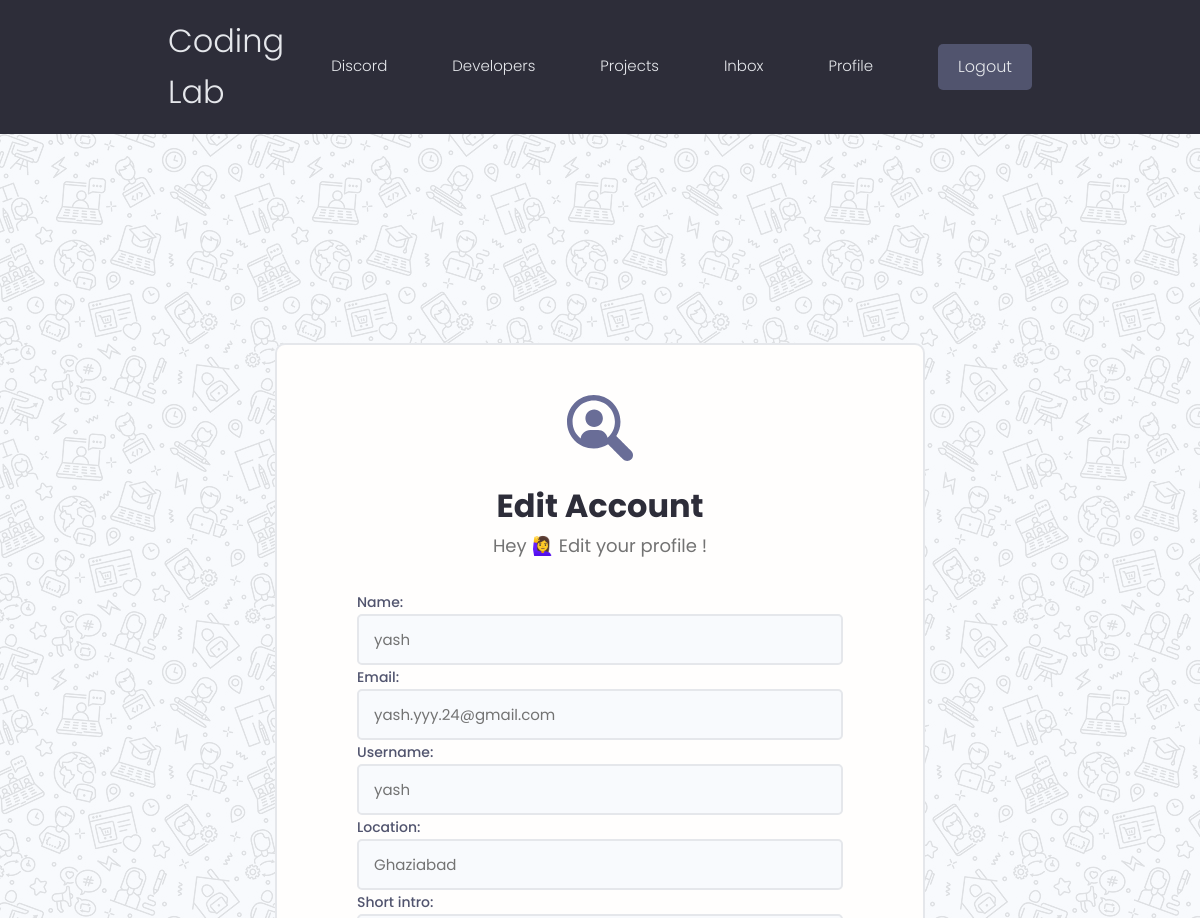
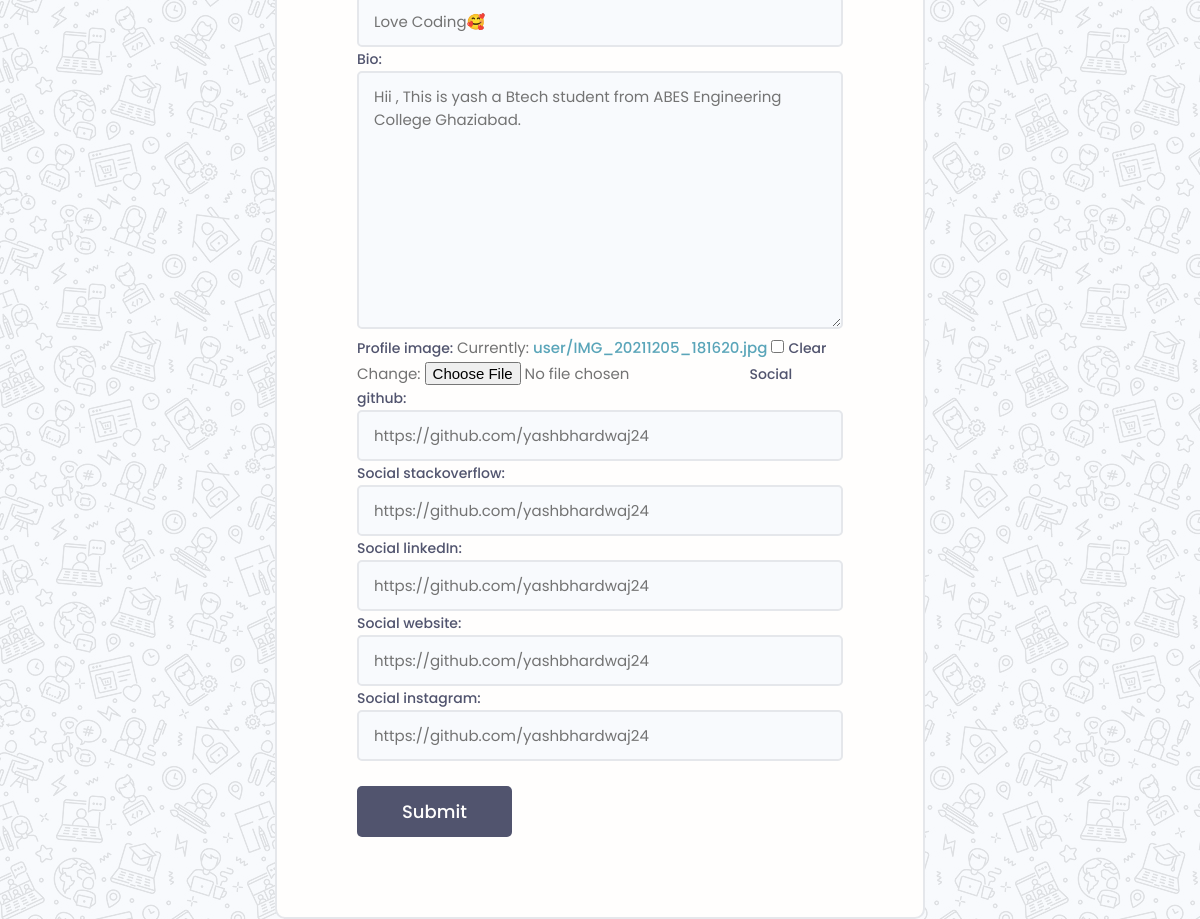
Page /developers/editProfile/ (signed in) on the committed database (2 pictures, top to bottom).
### user/models.py (models this page shows, shortened)
class Profile(models.Model):
    user = models.OneToOneField(User,on_delete=models.CASCADE,null=True,blank=True)
    name = models.CharField(max_length=200, null=True, blank=True)
    email = models.EmailField(max_length=500, null=True, blank=True)
    username = models.CharField(max_length=20, null=True, blank=True)
    location = models.CharField(max_length=20, null=True, blank=True)
    short_intro = models.CharField(max_length=200, null=True, blank=True)
    bio = models.TextField(null=True, blank=True)
    profile_image = models.ImageField(upload_to='user', null=True, blank=True,default='user_default/mehdi.png')
    social_github = models.CharField(max_length=200, null=True, blank=True)
    social_stackoverflow = models.CharField(max_length=200, null=True, blank=True)
    social_linkedIn = models.CharField(max_length=200, null=True, blank=True)
    social_website = models.CharField(max_length=200, null=True, blank=True)
    social_instagram = models.CharField(max_length=200, null=True, blank=True)
    created = models.DateTimeField(default=timezone.now)
    id = models.UUIDField(default=uuid.uuid4, unique=True, primary_key=True, editable=False)
    class Meta:
        ordering = ['created']
    pass

### user/views.py (the view)
# urls.py: path('editProfile/', views.editProfile , name="edit-profile"),
@login_required(login_url='login')
def editProfile(request):
    profile = request.user.profile
    form = CustomProfileForm(instance=profile)
    if request.method == 'POST':
        form = CustomProfileForm(request.POST, request.FILES, instance=profile)
        if form.is_valid():
            form.save()
            return redirect('user:account')
    content = {'form': form}
    return render(request, 'user/profile_form.html', content)

### user/forms.py
class CustomProfileForm(ModelForm):
    class Meta:
        model = Profile
        fields = ['name','email','username','location','short_intro','bio','profile_image','social_github','social_stackoverflow','social_linkedIn','social_website','social_instagram']
    def __init__(self,*args, **kwargs):
        super(CustomProfileForm,self).__init__(*args, **kwargs)
        for key , field in self.fields.items():
            field.widget.attrs.update({
                'class':'input',
                'placeholder': f'Enter your {key}'
            })
    pass

### templates/user/profile_form.html (shortened to what this page needs)
{% extends 'base-project.html' %}
{% load static %}
{% block body %}
<div class="auth" style="margin-top:70vh;">
    <div class="card">
      <div class="auth__header text-center">
        <a href="#">
          <img src="{% static 'images/icon.svg' %}" alt="icon" />
        </a>
        <h3>Edit Account</h3>
        <p>Hey 🙋‍♀️ Edit your profile !</p>
      </div>
      <form action="{% url 'user:edit-profile' %}" method="post" enctype="multipart/form-data" class="form auth__form">
        {% for field in form %}
        <label for="formInput#text">{{field.label}}: </label>
        {{field}}
        {% endfor %}
        <div class="auth__actions">
          <input class="btn btn--sub btn--lg" type="submit" value="Submit" />
        </div>
      </form>
    </div>
  </div>
{% endblock body %}

### templates/base-project.html (shortened to what this page needs)
{% load static %}
<!DOCTYPE html>
<html lang="en">
  <head>
    <link
      rel="stylesheet"
      href="https://cdn.iconmonstr.com/1.3.0/css/iconmonstr-iconic-font.min.css"
    />
    <link rel="stylesheet" href="{% static 'uikit/styles/uikit.css' %}" />
    <link rel="stylesheet" href="{% static 'css/app.css' %}" />
  </head>
  <body>
    <header class="header">
      <div class="container container--narrow">
        <a href="{% url 'discord:Home' %}" class="header__logo">
          <h3 style="color: var(--color-light);font-weight:300;">Coding Lab</h3>
        </a>
        <nav class="header__nav">
          <ul class="header__menu">
            <li class="header__menuItem">
              <a href="{% url 'discord:Home' %}">Discord</a>
            </li>
            <li class="header__menuItem">
              <a href="{% url 'user:Home' %}">Developers</a>
            </li>
            <li class="header__menuItem">
              <a href="{% url 'project:Home' %}">Projects</a>
            </li>
            {% if request.user.is_authenticated %}
            <li class="header__menuItem">
              <a href="{% url 'user:inbox' %}">Inbox</a>
            </li>
            <li class="header__menuItem">
              <a href="{% url 'user:account' %}">Profile</a>
            </li>
            <li class="header__menuItem">
              <a href="{% url 'user:logout' %}" class="btn btn--sub">Logout</a>
            </li>
            {% else %}
            <li class="header__menuItem">
              <a href="{% url 'user:login' %}" class="btn btn--sub"
                >Login/Sign Up</a
              >
            </li>
            {% endif %}
          </ul>
        </nav>
      </div>
    </header>
    {% block body %}{% endblock body %}
  </body>
</html>

### static/css/app.css (style rules this page uses)
:root { --color-sub: #2d2d39; }
.btn--sub { background-color: var(--color-sub-light); }
.card { border: 2px solid var(--color-light); }
img { width: 100%; }
.header { position: sticky; z-index: 111; background-color: var(--color-sub); padding: 1.5rem 0; }
.header > .container { display: flex; justify-content: space-between; align-items: center; }
.header__nav > ul { display: inline-flex; align-items: center; list-style: none; gap: 6.5rem; }
.header__menuItem > a { color: var(--color-light); font-weight: 300; }
.auth { width: 100%; position: relative; z-index: 1; background: transparent; height: 99vh; display: flex; justify-content: center; align-items: center; }
.auth::after { z-index: -1; opacity: 0.1; content: ''; display: block; position: fixed; top: 0; left: 0; bottom: 0; right: 0; background: url("../images/pattern.jpg"); }
.auth > .card { padding: 3rem 4rem; width: 95%; max-width: 65rem; }
@media screen and (min-width: 650px) { .auth > .card { padding: 5rem 8rem; width: 95%; max-width: 65rem; } }
.auth__header h3 { color: var(--color-sub); font-weight: 700; margin-top: 1rem; }
.auth__header p { font-weight: 400; font-size: 1.8rem; margin-bottom: 2rem; }
.auth__form { margin: 3rem 0; }
.auth .auth__form label, .auth .auth__alternative p { font-size: 1.4rem; font-weight: 500; color: var(--color-sub-light); }
.auth .auth__actions { display: flex; justify-content: space-between; align-items: center; margin: 2.5rem 0; }

### static/uikit/styles/modules/_variables.css (style rules this page uses)
:root { --color-main: #5aa5b9; --color-main-light: #e6faff; --color-sub: #3f4156; --color-sub-light: #51546e; --color-sub-lighter: #ededfd; --color-text: #737373; --color-gray: #8b8b8b; --color-light: #e5e7eb; --color-light-gray: #767676; --color-bg: #f8fafd; --color-white: #fffefd; --color-white-light: #f3f3f3; --color-success: #359e64; --color-success-bg: #def8e8; --color-error: #fc4b0b; --color-error-bg: #fff2ee; --font-base: 'Poppins', arial, helvetica, 'Segoe UI', roboto, ubuntu, sans-serif; --font-monospace: 'Fira Code', 'Courier New', courier, monospace; --font-regular: 300; --font-medium: 500; --font-bold: 700; --generic-shadow: 1px 1px 5px #00000010; --generic-transition: all 0.3s ease-in-out; }

### static/uikit/styles/modules/_base.css (style rules this page uses)
* { margin: 0; padding: 0; box-sizing: border-box; text-rendering: optimizeLegibility; color: inherit; font-size: inherit; }
html { font-size: 50%; }
@media only screen and (min-width: 480px) { html { font-size: 56.25%; } }
@media only screen and (min-width: 1200px) { html { font-size: 62.5%; } }
body { line-height: 1.6; font-weight: 400; font-size: 1.5rem; color: var(--color-text); background-color: var(--color-bg); min-height: 100vh; }

### static/uikit/styles/modules/_typography.css (style rules this page uses)
* { font-family: var(--font-base); }
h3 { font-size: 3.2rem; font-weight: var(--font-medium); }
p, span, strong { font-size: 1.6rem; color: var(--color-text); font-weight: var(--font-regular); }
a { padding-bottom: 2px; text-decoration: none; display: inline-block; color: var(--color-main); font-weight: var(--font-medium); }

### static/uikit/styles/modules/_utilities.css (style rules this page uses)
.container { width: 92%; max-width: 165rem; margin: 0 auto; box-sizing: border-box; }
.container--narrow { width: 92%; max-width: 120rem; }
@media screen and (min-width: 1000px) { .container { width: 90%; } }
@media screen and (min-width: 1000px) { .container--narrow { width: 85%; } }
@media screen and (min-width: 1200px) { .container { width: 80%; } }
@media screen and (min-width: 1200px) { .container--narrow { width: 72%; } }
.text-center { text-align: center; }

### static/uikit/styles/modules/_button.css (style rules this page uses)
.btn { display: inline-block; position: relative; cursor: pointer; background-color: var(--color-light); font-weight: var(--font-medium); color: var(--color-sub); text-decoration: none; padding: 1rem 2rem; border-radius: 0.5rem; border: none; width: -webkit-fit-content; width: -moz-fit-content; width: fit-content; height: -webkit-fit-content; height: -moz-fit-content; height: fit-content; font-size: 1.6rem; outline-width: 0; outline-color: transparent; -webkit-backface-visibility: hidden; backface-visibility: hidden; transition: all 0.3s ease-in-out; }
.btn--sub { background-color: var(--color-sub); color: var(--color-white); }
.btn--lg { font-size: 1.8rem; padding: 1.2rem 4.5rem; }

### static/uikit/styles/modules/_card.css (style rules this page uses)
.card { border-radius: 1rem; background-color: var(--color-white); border: 1.5px solid var(--color-light); width: auto; height: auto; margin-top: 0.5rem; margin-bottom: 0.5rem; overflow: hidden; }

### rows in the picture
Profile: form "yash" "yash.yyy.24@gmail.com" "yash" "Ghaziabad" "Love Coding🥰" "Hii , This is yash a Btech student from ABES Engineering College Ghaziabad." "https://github.com/yashbhardwaj24" "https://github.com/yashbhardwaj24" "https://github.com/yashbhardwaj24" "https://github.com/yashbhardwaj24" "https://github.com/yashbhardwaj24"

### other values in the picture
{{ field.label }} "Name" "Email" "Username" "Location" "Short intro" "Bio" "Profile image" "Social github" "Social stackoverflow" "Social linkedIn" "Social website" "Social instagram"
